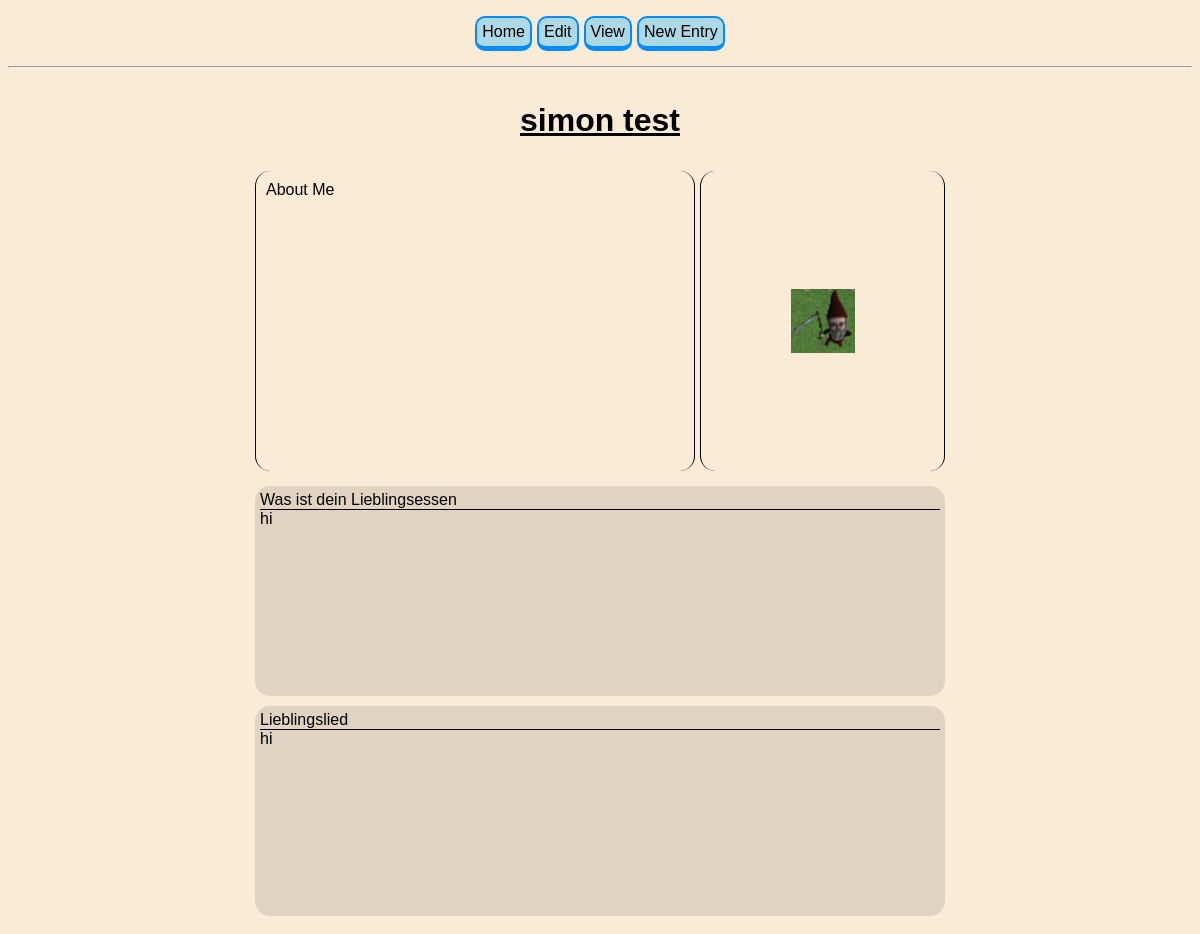
Screenshot of /de/view/entry/20 with the database file from the repository.
### main/models.py (models this page shows, shortened)
class Author(models.Model):
    name = models.CharField(max_length=100, unique=True)
    email = models.EmailField(max_length=254, unique=True)
    created = models.DateTimeField(auto_now_add=True)
    updated = models.DateTimeField(auto_now=True)

class Question(models.Model):
    interview = models.ForeignKey(Interview, on_delete=models.SET_NULL, null=True)
    name = models.CharField(max_length=100)
    value_de = models.CharField(max_length=200)
    description_de = models.CharField(max_length=500)
    value_en = models.CharField(max_length=200)
    description_en = models.CharField(max_length=500)
    type = models.CharField(max_length=100, choices=question_type_choices) #FileUpload, Interview, AboutMe
    special = models.BooleanField(default=False) # clarify if special field like name, fav color, etc.
    sort_id = models.SmallIntegerField()
    required = models.BooleanField(default=False)
    class Meta:
        constraints = [
            models.UniqueConstraint(fields=['interview', 'sort_id', 'name'], name='unique_question')
        ]

class Answer(models.Model):
    entry = models.ForeignKey(Entry, on_delete=models.CASCADE)
    question = models.ForeignKey(Question, on_delete=models.CASCADE, null=True)
    answer_text = models.TextField(null=True, blank=True)
    answer_image = models.ImageField(upload_to="upload", default="no_image.webp", blank=True)
    answer_boolean = models.BooleanField(null=True, blank=True)
    answer_color = colorfield.ColorField(default='#FF0000', format="rgb")
    updated = models.DateTimeField(auto_now=True)
    created = models.DateTimeField(auto_now_add=True)

### app_read/views/entry.py (the view)
# urls.py: path('entry/<str:entryid>', views.entry.main, name = "view.view_entry")
def main(request, lang, entryid):
    entry = models.Entry.objects.get(id = entryid)
    author = entry.author
    language = entry.language
    all_answers = models.Answer.objects.filter(entry = entry)
    normal_answers = {}
    profile_picture = None
    author_name = author.name
    for answer in all_answers:
        question = models.Question.objects.get(id = answer.question.id)
        if question.special == True:
            if question.name == "profile_picture":
                profile_picture = answer.answer_image
            continue
        if question.type not in ["answer_text", "answer_longtext"]:
            continue
        match language:
            case "de":
                question_value = question.value_de
            case "en":
                question_value = question.value_en
        answer_text = answer.answer_text
        item_info = {
            "question" : question_value,
            "answer" : answer_text
        }
        normal_answers[question.sort_id] = item_info
    normal_answers = dict(sorted(normal_answers.items()))
    ctx = {
        "author_name" : author_name,
        "profile_picture" : profile_picture,
        "normal_answers" : normal_answers
        }
    return render(request, 'app_read/view_entry.html', ctx)

### app_read/templates/app_read/view_entry.html
{% extends 'main.html' %}
{% block content %}
{% load static %}
<link rel='stylesheet' type='text/css' media='screen' href="{% static 'styles/app_read/[AS]view_entry.css' %}">
<div class="e_container_main">
    <div class="fc fc_column fc_standard e_main">
        <div class="e_author_name">
            <h1>
                {{author_name}}
            </h1>
        </div>
        <div class="fc fc_row fc_standard e_conatiner_info">
            <div class="e_about_me">
                <p>
                    About Me
                </p>
            </div>
            <div class="fc e_profile_picture">
                <img src="{{ profile_picture.url }}" alt="...">
            </div>
        </div>
        <div class="fc fc_column fc_standard e_container_all_questions">
            {% for sort_id, answer_info in normal_answers.items %}
                {% include "app_read/inc/view_entry/interview_items/normal_answer.html" %}
            {% endfor %}
        </div>
    </div>
</div>
{% endblock %}

### app_read/templates/app_read/inc/view_entry/interview_items/normal_answer.html
<div class="e_container_question">
    <div class="e_question_header">
        <p>
            {{answer_info.question}}
        </p>
    </div>
    <div class="e_question_answer">
        <p>
            {{answer_info.answer}}
        </p>
    </div>
</div>

### static/styles/global/_vars.css (style rules this page uses)
:root { --bg_color: antiquewhite; --font_color: black; --main_color: antiquewhite; --accent_color: lightblue; --accent_color_dark_value: 0, 140, 255; --accent_color_dark: rgb(0, 140, 255); --border_color: var(--accent_color_dark); }

### static/styles/global/_main.css (style rules this page uses)
body { background-color: var(--bg_color); font-family: 'Gill Sans', 'Gill Sans MT', Calibri, 'Trebuchet MS', sans-serif; }
p { margin: 0px; }

### static/styles/global/[FC]flex-containers.css (style rules this page uses)
.fc { display: flex; }
.fc_column { flex-direction: column; }
.fc_row { flex-direction: row; }
.fc_standard { gap: 5px; padding: 5px; }

### static/styles/global/[BTN]buttons.css (style rules this page uses)
:root { --btn_border_color: var(--accent_color_dark); --btn_background_color: var(--accent_color); --btn_border_thickness: 2px; }

### static/styles/app_read/[AS]view_entry.css (style rules this page uses)
.e_container_main { display: flex; flex-direction: row; justify-content: center; }
.e_main { max-width: 700px; width: 100%; height: 100%; }
.e_author_name { text-align: center; }
.e_author_name h1 { text-decoration: underline; }
.e_conatiner_info { height: 300px; }
.e_about_me { width: 100%; padding: 10px; border-right: 1px solid black; border-left: 1px solid black; border-radius: 15px; }
.e_profile_picture { width: 400px; border-right: 1px solid black; border-left: 1px solid black; border-radius: 15px; justify-content: center; align-items: center; overflow: hidden; }
.e_container_all_questions { gap: 10px; }
.e_container_question { background-color: rgba(0,0,0, 0.1); padding: 5px; border-radius: 15px; height: 200px; }
.e_question_header { border-bottom: 1px solid black; }

### rows the page displays
Author: name "simon test"
Question: question "Was ist dein Lieblingsessen"
Answer: answer "hi"
Question: question "Lieblingslied"
Answer: answer "hi"

### other values shown
{{ btn_text }} "Home Edit View New Entry"
